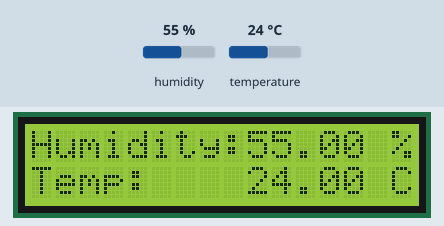
This sketch was run on a simulated Arduino Uno, built with avr-gcc and run on an emulated ATmega328P. On the bench: 16×2 character LCD. The test bench sets the inputs (shaded band); at power-on: humidity 55 %, temperature 24 °C.

Above: at 2.2 s.
2.3 s: humidity set to 22 %
At 4.3 s:
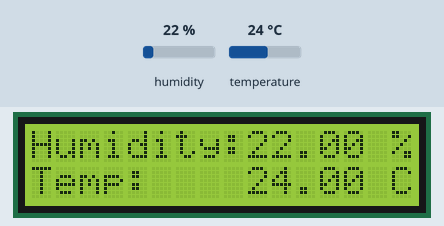
4.6 s: temperature set to 12 °C
At 5.6 s:
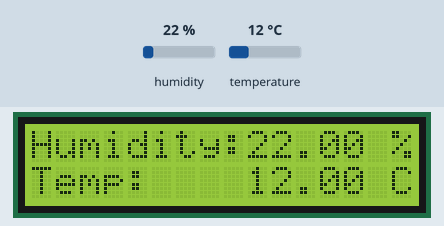
6.7 s: humidity set to 40 %
At 8.1 s:
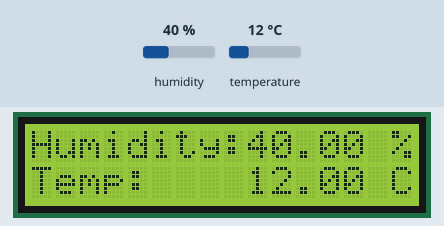
8.7 s: temperature set to 19 °C
At 10.5 s:
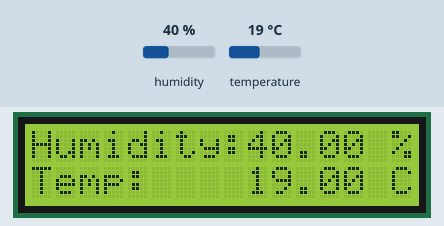
Timing chart, 0 to 11.8 s (numbered marks = the images above; inputs shaded):
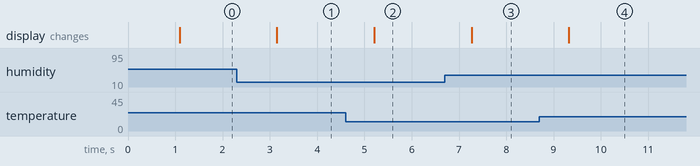

The sketch:

_18_DHT11.ino
```cpp
/***********************************************************
File name: 18_DHT11.ino
Description: you can see the temperature and humidity data
             displayed on the LCD1602.
Website: www.adeept.com
E-mail: support@adeept.com
Author: Tom
Date: 2015/12/27
***********************************************************/

#include <dht11.h>
#include <LiquidCrystal.h>

dht11 DHT11;
#define DHT11PIN 2
LiquidCrystal lcd(4, 6, 10, 11, 12, 13);  //Define the connection LCD pin
void setup()
{
     lcd.begin(16, 2);   // set up the LCD's number of columns and rows:
     lcd.clear();        //Clears the LCD screen and positions the cursor in the upper-left corner
     delay(1000);        //Delay 1000ms
}

void loop()
{
    int chk = DHT11.read(DHT11PIN);
    lcd.setCursor(0, 0); // set the cursor to column 0, line 0
    lcd.print("Humidity:");// Print a message of "Humidity: "to the LCD.
    lcd.print((float)DHT11.humidity, 2);// Print a message of "Humidity: "to the LCD.
    lcd.print(" % "); // Print the unit of the centigrade temperature to the LCD.

    lcd.setCursor(0, 1); // set the cursor to column 0, line 0
    lcd.print("Temp:    ");// Print a message of "Temp: "to the LCD.
    lcd.print((float)DHT11.temperature, 2);// Print a centigrade temperature to the LCD.
    lcd.print(" C "); // Print the unit of the centigrade temperature to the LCD.
    delay(1000);
}
```

Measured:
- after the input at 2.3 s, the display: changes after 0.85 s (image 1)
- after the input at 4.6 s, the display: changes after 0.61 s (image 2)
- after the input at 6.7 s, the display: changes after 0.57 s (image 3)
- after the input at 8.7 s, the display: changes after 0.62 s (image 4)
